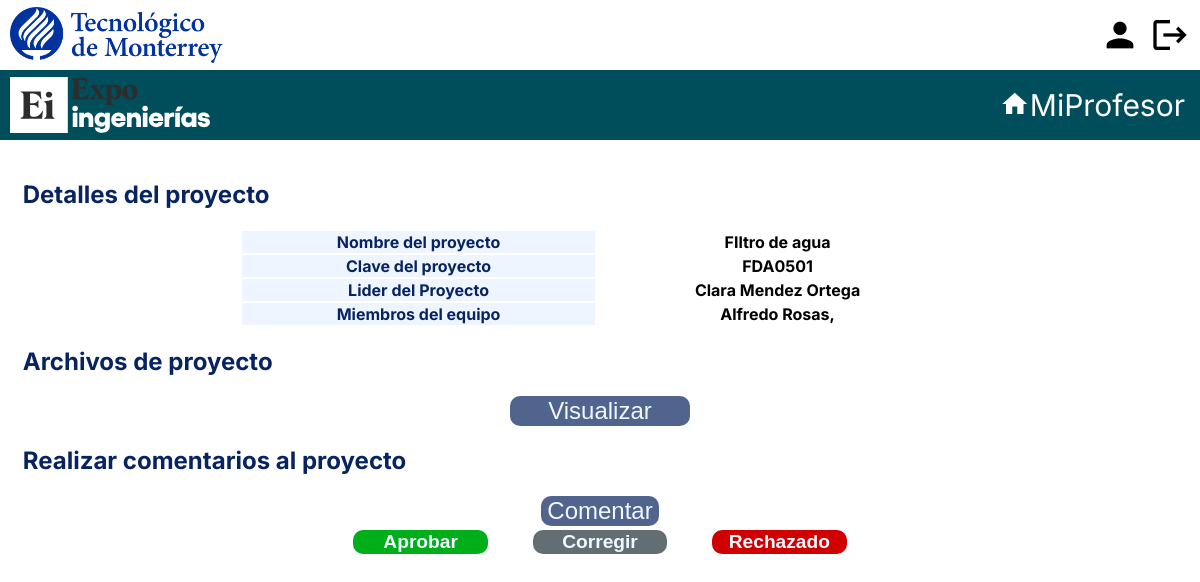
The app's page /inicioprof/prof_view.php?id=FDA0501 with its own data.
### tables this page shows
CREATE TABLE `proyecto` (
  `id_proyecto` VARCHAR(50),
  `nombre` VARCHAR(50),
  `lider` VARCHAR(50),
  `id_ufprof` VARCHAR(50),
  `id_categoria` VARCHAR(50),
  `id_edicion` INT,
  `link_archivo` VARCHAR(150),
  `descripcion` VARCHAR (400),
  PRIMARY KEY (`id_proyecto`),
  FOREIGN KEY (`lider`) REFERENCES `estudiante`(`id_estudiante`) ON DELETE CASCADE,
  FOREIGN KEY (`id_edicion`) REFERENCES `edicion`(`id_edicion`) ON DELETE CASCADE,
  FOREIGN KEY (`id_categoria`) REFERENCES `categoria`(`id_categoria`) ON DELETE CASCADE,
  FOREIGN KEY (`id_ufprof`) REFERENCES `ufProf`(`id_ufprof`) ON DELETE CASCADE
);

CREATE TABLE `estudiante` (
  `id_estudiante` VARCHAR(10),
  `nombre` VARCHAR(50),
  `apellido_paterno` VARCHAR(50),
  `apellido_materno` VARCHAR(50),
  `correo` VARCHAR(50),
  `contrasena` VARCHAR(50),
  PRIMARY KEY (`id_estudiante`)
);

### inicioprof/prof_view.php (the view, shortened to what this page needs)
<?php
$id = null;
if (!empty($_GET['id'])) {
	$id = $_REQUEST['id'];
}
if ($id == null) {
	header("Location: prof_start.php");
} else {
	$pdo = Database::connect();
	$pdo->setAttribute(PDO::ATTR_ERRMODE, PDO::ERRMODE_EXCEPTION);
	$sql = "SELECT estudiante.nombre AS nombrelider,  estudiante.apellido_paterno, estudiante.apellido_materno, proyecto.id_proyecto, proyecto.link_archivo, proyecto.nombre, status.id_profesor  FROM proyecto,status, estudiante where proyecto.id_proyecto=status.id_proyecto AND proyecto.lider = estudiante.id_estudiante AND proyecto.id_proyecto=?";
	$q = $pdo->prepare($sql);
	$q->execute(array($id));
	$data = $q->fetch(PDO::FETCH_ASSOC);
	$idP = $data['id_proyecto'];
	$sql2 = 'SELECT  estudiante.nombre AS nom, estudiante.apellido_paterno AS APM from estudiante, miembrosProyecto WHERE  estudiante.id_estudiante = miembrosProyecto.id_estudiante AND miembrosProyecto.id_proyecto="' . $idP . '"';
}
?>
<!DOCTYPE html>
<html lang="es">
<head>
	<link rel="stylesheet" href="../src/css/common_navbar.css">
	<link rel="stylesheet" href="css/prof_common.css">
	<link rel="stylesheet" href="css/prof_view.css">
</head>
<body>
	<navbar>
		<div id="navbar">
			<img src="../src/img/logo_tec_blue.png">
			<div id="navbarIconsContainer">
				<a id="navbarIcon" href="prof_read.php?id=<?php echo $color; ?>" class="material-icons">person</a>
				<a id="navbarIcon" href="prof_logout.php" class="material-icons">logout</a>
			</div>
		</div>
	</navbar>
	<navbar>
		<div id="navbarAzul">
			<img src="../src/img/logo_expo_prof.svg">
			<a href="prof_start.php?id=<?php echo $color; ?>"><span class="material-icons">home</span>MiProfesor</a>
		</div>
	</navbar>
	<br>
	<h2 style="color: #082460">
		&nbsp &nbsp Detalles del proyecto
	</h2>
	<center>
		<table width="60%" style=border:0;>
			<tr>
				<th class="title_table">
					Nombre del proyecto
				</th>
				<th><?php echo $data['nombre']; ?></th>
			</tr>
			<tr>
				<th class="title_table">
					Clave del proyecto
				</th>
				<th><?php echo $data['id_proyecto']; ?></th>
			</tr>
			<tr>
				<th class="title_table">
					Lider del Proyecto
				</th>
				<th><?php echo $data['nombrelider'] . " " . $data['apellido_paterno'] . " " . $data['apellido_materno']; ?>
				</th>
			</tr>
			<tr>
				<th class="title_table">
					Miembros del equipo
				</th>
				<th>
					<?php
					foreach ($pdo->query($sql2) as $row) {
						echo $row['nom'] . " " . $row['APM'] . ', ';
					}
					?>
				</th>
			</tr>
		</table>
	</center>
	<h2 style="color: #082460">
		&nbsp &nbsp Archivos de proyecto
	</h2>
	<center>
		<div class="botonbordeV" style="width: 15%;"><button onclick="openWindow()" class="botonfinalV"
				id="botonfinalV">Visualizar</button></div>
	</center>
	<h2 style="color: #082460">
		&nbsp &nbsp Realizar comentarios al proyecto
	</h2>
	<center>
		<table>
			<th align="center" class="botonbordeV" style="width: 100%;"><a style="text-decoration:none"
					href="prof_feedback.php?id=<?php echo $data['id_proyecto']; ?>">
					<button align="center" class="botonfinalV" id="botonfinalV">Comentar</button>
				</a>
			</th>
		</table>
	</center>
</body>
<center>
	<table>
		<tr>
			<th align="center" class="botonbordeA" style="width: 23.33%;">
				<form action="prof_accept.php" method="post">
					<button class="botonfinalA" id="botonfinalA" type="submit"><strong>Aprobar</strong></button>
				</form>
			</th>
			<td style="width: 7%;"> </td>
			<th align="center" class="botonbordeC" style="width: 23.33%;">
				<form action="prof_edit.php" method="post">
					<button class="button_accept" id="button_accept" type="submit"><strong>Corregir</strong></button>
				</form>
			</th>
			<td style="width: 7%;"> </td>
			<th align="center" class="button_border_reject" style="width: 23.33%;"><a style="text-decoration:none"
					href="prof_reject.php?id=<?php echo $data['id_proyecto']; ?>">
					<button align="center" class="button_reject" id="button_reject">
						<strong>Rechazado</strong>
					</button>
				</a>
			</th>
		</tr>
	</table>
</center>
</html>

### src/css/common_navbar.css (style rules this page uses)
.material-icons { font-variation-settings: "FILL" 100, "wght" 400, "GRAD" 100, "opsz" 155; }
body { font-family: "Inter"; margin: 0; }
#navbar { background-color: white; height: 70px; display: flex; flex-wrap: wrap; justify-content: space-between; align-items: center; }
#navbar img { height: 80%; margin-left: 10px; margin-right: 10px; }
#navbarIconsContainer { height: 100%; display: flex; align-items: center; }
#navbarIcon { font-size: 40px; text-decoration: none; color: black; margin-right: 10px; }
#navbarAzul { background-color: #004d5b; height: 70px; display: flex; flex-wrap: wrap; justify-content: space-between; align-items: center; }
#navbarAzul img { height: 80%; margin-left: 10px; margin-right: 10px; }
#navbarAzul a { text-decoration: none; color: white; font-size: 30px; margin-right: 15px; }
#navbarAzul span { text-decoration: none; color: white; font-size: 30px; vertical-align: -3px; }

### inicioprof/css/prof_common.css (style rules this page uses)
.botonbordeV { padding: 0; border-radius: 10px; border: 0; background-color: #082460b4; display: flex; justify-content: center; }
.botonfinalV { background-color: transparent; background-repeat: no-repeat; border: none; cursor: pointer; overflow: hidden; outline: none; color: aliceblue; font-size: 150%; }

### inicioprof/css/prof_view.css (style rules this page uses)
.title_table { background-color: #eef5ff; color: #082460; margin: auto; padding: 0; border: 0; }
.botonbordeA { margin: auto; padding: 0; border-radius: 10px; border: 0; background-color: #00ae1a; }
.botonfinalA { background-color: transparent; background-repeat: no-repeat; border: none; cursor: pointer; overflow: hidden; outline: none; color: aliceblue; font-size: larger; }
.botonbordeC { margin: auto; padding: 0; border-radius: 10px; border: 0; background-color: #636e72; }
.button_accept { background-color: transparent; background-repeat: no-repeat; border: none; cursor: pointer; overflow: hidden; outline: none; color: aliceblue; font-size: larger; }
.button_reject { background-color: transparent; background-repeat: no-repeat; border: none; cursor: pointer; overflow: hidden; outline: none; color: aliceblue; font-size: larger; text-decoration: none; }
.button_border_reject { margin: auto; padding: 0; border-radius: 10px; border: 0; background-color: #d00000; }

### records on screen
proyecto: nombre "FIltro de agua", id_proyecto "FDA0501", lider.nombre "Clara", lider.apellido_paterno "Mendez", lider.apellido_materno "Ortega"
estudiante: nombre "Alfredo", apellido_paterno "Rosas"
